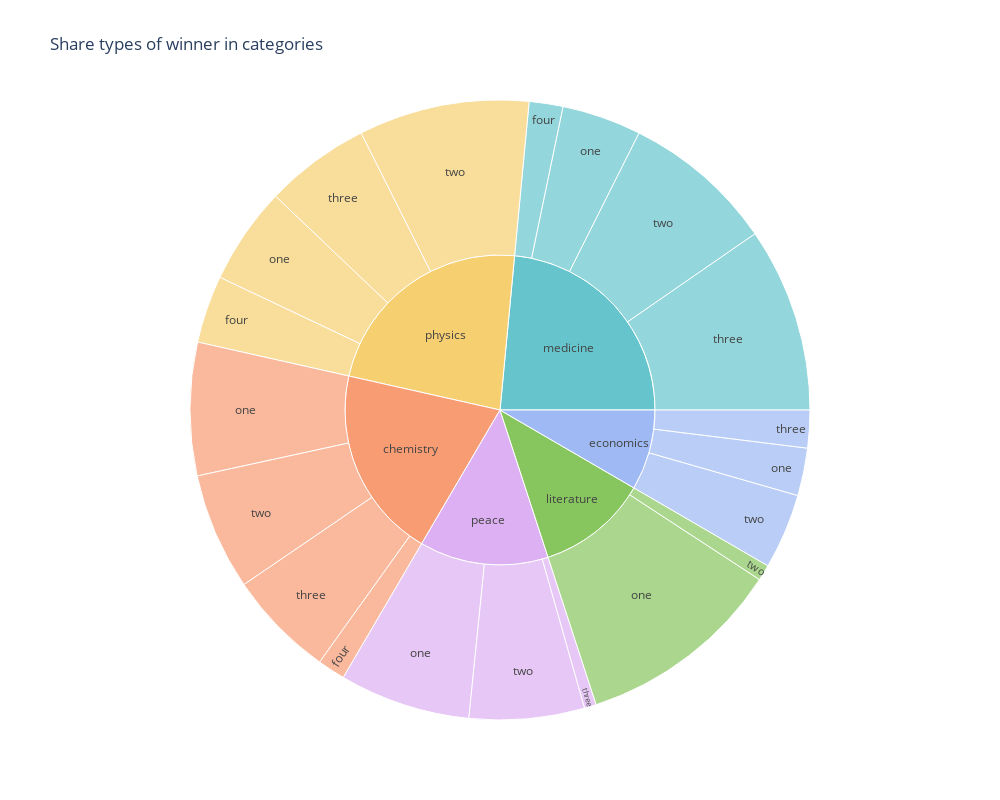

The code cell stored with this chart in its notebook:
### Code cell
# sunburst-charts
dd=pd.read_csv('cat_share.csv')
fig = px.sunburst(dd, path=['category', 'share'], values='number', width=1000, height=800, range_color='brg', color_discrete_sequence=px.colors.qualitative.Pastel, title= 'Share types of winner in categories') 
fig.show()

### Figure 1 — Plotly figure (JSON) as saved in the notebook; plotly's stock layout.template omitted (floating-point values rounded to 4 significant figures)
{"data": [{"branchvalues": "total", "domain": {"x": [0, 1], "y": [0, 1]}, "hovertemplate": "labels=%{label}<br>number=%{value}<br>parent=%{parent}<br>id=%{id}<extra></extra>", "ids": ["chemistry/four", "medicine/four", "physics/four", "chemistry/one", "economics/one", "literature/one", "medicine/one", "peace/one", "physics/one", "chemistry/three", "economics/three", "medicine/three", "peace/three", "physics/three", "chemistry/two", "economics/two", "literature/two", "medicine/two", "peace/two", "physics/two", "chemistry", "economics", "literature", "medicine", "peace", "physics"], "labels": ["four", "four", "four", "one", "one", "one", "one", "one", "one", "three", "three", "three", "three", "three", "two", "two", "two", "two", "two", "two", "chemistry", "economics", "literature", "medicine", "peace", "physics"], "name": "", "parents": ["chemistry", "medicine", "physics", "chemistry", "economics", "literature", "medicine", "peace", "physics", "chemistry", "economics", "medicine", "peace", "physics", "chemistry", "economics", "literature", "medicine", "peace", "physics", "", "", "", "", "", ""], "type": "sunburst", "values": [14, 17, 34, 67, 24, 104, 40, 66, 49, 54, 19, 93, 6, 53, 59, 38, 8, 77, 58, 86, 194, 81, 112, 227, 130, 222]}], "layout": {"height": 800, "legend": {"tracegroupgap": 0}, "sunburstcolorway": ["rgb(102, 197, 204)", "rgb(246, 207, 113)", "rgb(248, 156, 116)", "rgb(220, 176, 242)", "rgb(135, 197, 95)", "rgb(158, 185, 243)", "rgb(254, 136, 177)", "rgb(201, 219, 116)", "rgb(139, 224, 164)", "rgb(180, 151, 231)", "rgb(179, 179, 179)"], "title": {"text": "Share types of winner in categories"}, "width": 1000}}
